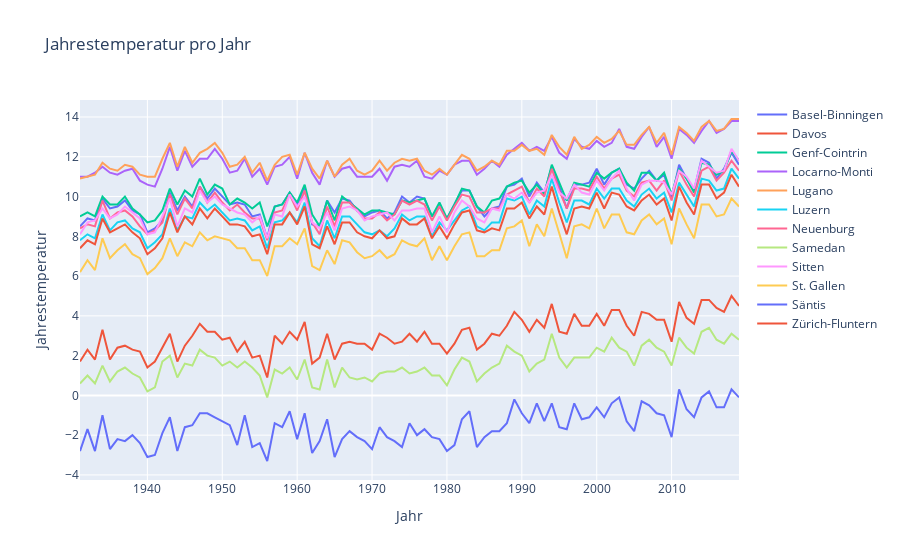

Write notebook code for a chart like this one.
### Markdown cell above
## Temperatur

### Code cell
df_jahrestemperatur = pd.read_csv('Jahrestemperatur.csv')
fig = plot(df_jahrestemperatur)
fig.show()
